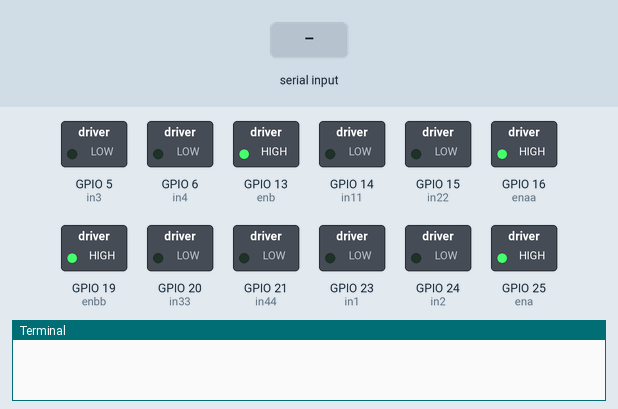
This program was run on a simulated Raspberry Pi (BCM pin numbers). Parts: switched loads named in the program (green lamp = pin HIGH), the last lines printed to the terminal. Inputs (shaded band) come from the test bench.

Above: at 1.2 s.
1.3 s: "i" typed at the terminal, then Enter
At 2.2 s:
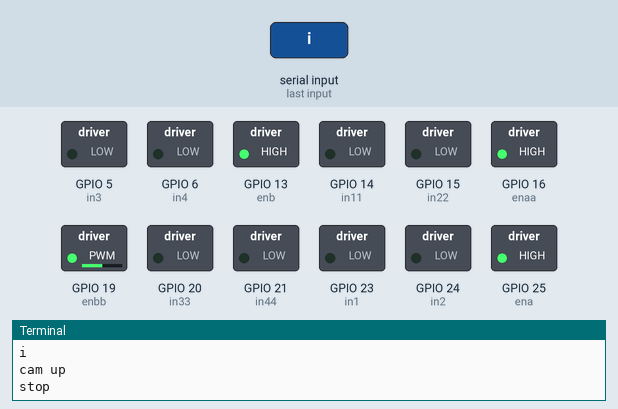
2.9 s: "w" typed at the terminal, then Enter
At 3.6 s:
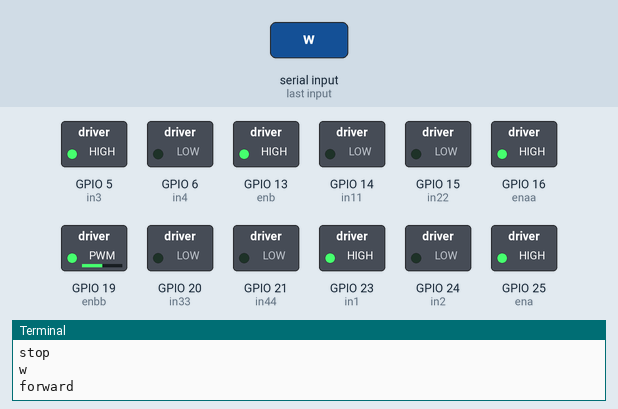
4.4 s: "s" typed at the terminal, then Enter
At 4.8 s:
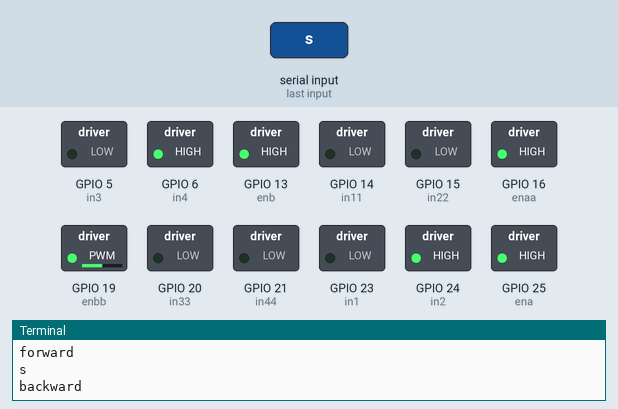
5.9 s: "a" typed at the terminal, then Enter
At 7.1 s:
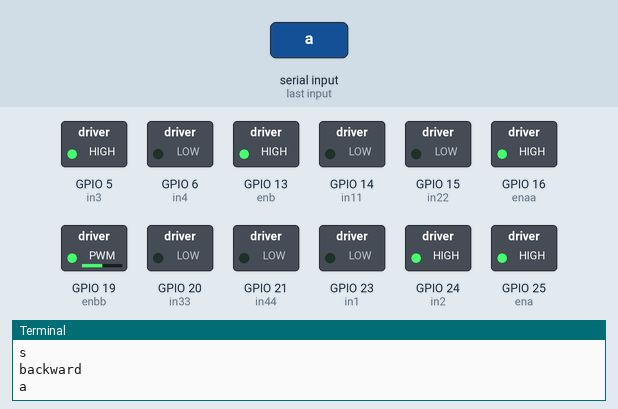
7.4 s: "d" typed at the terminal, then Enter
At 8.3 s:
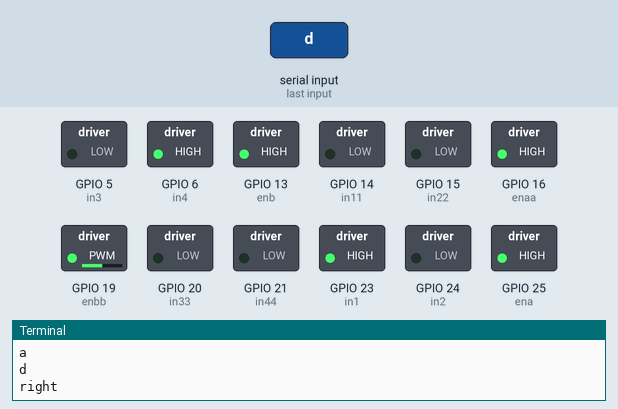
8.9 s: "2" typed at the terminal, then Enter
At 9.4 s:
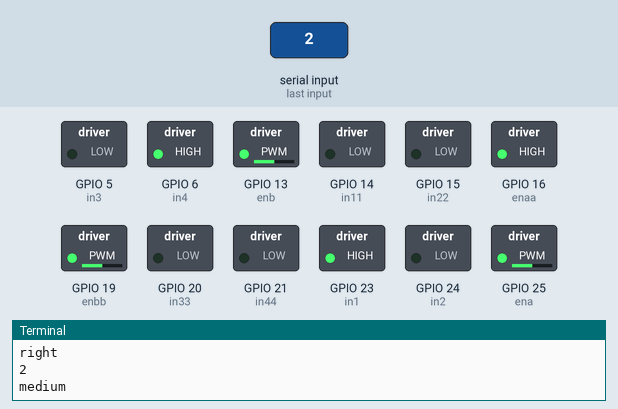
Timing chart, 0 to 11.4 s (numbered marks = the images above; inputs shaded):
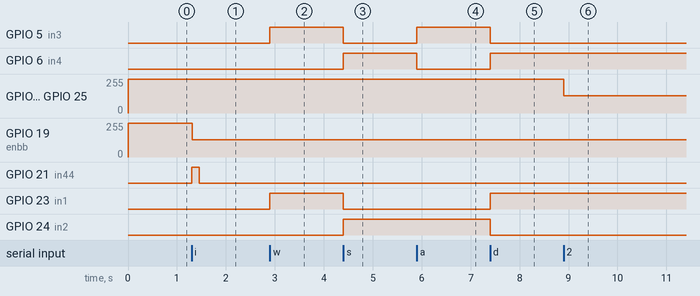

The program:

Smart_Car_Control.py
```python
import RPi.GPIO as GPIO
from time import sleep

# Variables

# Wheels

# Left Wheel
in1 = 23
in2 = 24
ena = 25

# Right Wheel
in3 = 5
in4 = 6
enb = 13

# Camera

# Left-Right
in11 = 14
in22 = 15
enaa = 16

# Up-Down
in33 = 20
in44 = 21
enbb = 19

# Setup

GPIO.setmode(GPIO.BCM)
GPIO.setup(in1,GPIO.OUT)
GPIO.setup(in2,GPIO.OUT)
GPIO.setup(in3,GPIO.OUT)
GPIO.setup(in4,GPIO.OUT)
GPIO.setup(ena,GPIO.OUT)
GPIO.setup(enb,GPIO.OUT)
GPIO.setup(in11,GPIO.OUT)
GPIO.setup(in22,GPIO.OUT)
GPIO.setup(in33,GPIO.OUT)
GPIO.setup(in44,GPIO.OUT)
GPIO.setup(enaa,GPIO.OUT)
GPIO.setup(enbb,GPIO.OUT)
GPIO.output(in1,GPIO.LOW)
GPIO.output(in2,GPIO.LOW)
GPIO.output(in3,GPIO.LOW)
GPIO.output(in4,GPIO.LOW)
GPIO.output(in11,GPIO.LOW)
GPIO.output(in22,GPIO.LOW)
GPIO.output(in33,GPIO.LOW)
GPIO.output(in44,GPIO.LOW)
p=GPIO.PWM(ena,1000)
q=GPIO.PWM(enb,1000)
pp=GPIO.PWM(enaa,1000)
qq=GPIO.PWM(enbb,1000)

# Start
p.start(100) ## Left Wheel
q.start(100) ## Right Wheel
pp.start(100) ##LR
qq.start(100) ##UD

# Functions

# Stop
def stop():
    GPIO.output(in1,GPIO.LOW)
    GPIO.output(in2,GPIO.LOW)
    GPIO.output(in3,GPIO.LOW)
    GPIO.output(in4,GPIO.LOW)
    GPIO.output(in11,GPIO.LOW)
    GPIO.output(in22,GPIO.LOW)
    GPIO.output(in33,GPIO.LOW)
    GPIO.output(in44,GPIO.LOW)
    print("stop")

# Speeds (Only used for wheels)

def low():
    p.ChangeDutyCycle(25)
    q.ChangeDutyCycle(25)
    print('low')

def medium():
    p.ChangeDutyCycle(50)
    q.ChangeDutyCycle(50)
    print('medium')

def high():
    p.ChangeDutyCycle(75)
    q.ChangeDutyCycle(75)
    print('high')

def maximum():
    p.ChangeDutyCycle(100)
    q.ChangeDutyCycle(100)
    print('max')

# Wheels

def forward():
    GPIO.output(in1,GPIO.HIGH)
    GPIO.output(in2,GPIO.LOW)
    GPIO.output(in3,GPIO.HIGH)
    GPIO.output(in4,GPIO.LOW)
    print("forward")

def backward():
    GPIO.output(in1,GPIO.LOW)
    GPIO.output(in2,GPIO.HIGH)
    GPIO.output(in3,GPIO.LOW)
    GPIO.output(in4,GPIO.HIGH)
    print("backward")

def turn_right():
    GPIO.output(in1,GPIO.HIGH)
    GPIO.output(in2,GPIO.LOW)
    GPIO.output(in3,GPIO.LOW)
    GPIO.output(in4,GPIO.HIGH)
    print('right')

def turn_left():
    GPIO.output(in1,GPIO.LOW)
    GPIO.output(in2,GPIO.HIGH)
    GPIO.output(in3,GPIO.HIGH)
    GPIO.output(in4,GPIO.LOW)

# Camera

def cam_left():
    GPIO.output(in11,GPIO.HIGH)
    GPIO.output(in22,GPIO.LOW)
    print('cam left')

def cam_right():
    GPIO.output(in11,GPIO.LOW)
    GPIO.output(in22,GPIO.HIGH)
    print('cam right')

def cam_up():
    GPIO.output(in33,GPIO.LOW)
    GPIO.output(in44,GPIO.HIGH)
    print('cam up')

def cam_down():
    GPIO.output(in33,GPIO.HIGH)
    GPIO.output(in44,GPIO.LOW)
    print('cam down')

# Keyboard control

while True:

    x = input()

    if x=='w':
        forward()

    elif x=='s':
        backward()

    elif x=='a':
        turn_left()

    elif x=='d':
        turn_right()

    elif x=='q':
        stop()

    elif x=='1':
        low()

    elif x=='2':
        medium()

    elif x=='3':
        high()

    elif x=='4':
        maximum()

    elif x=='i':
        qq.ChangeDutyCycle(100)
        cam_up()
        sleep(.0075)
##        qq.ChangeDutyCycle(75)
##        sleep(.075)
        qq.ChangeDutyCycle(50)
        sleep(.15)
        stop()

    elif x=='k':
        qq.ChangeDutyCycle(100)
        cam_down()
        sleep(.2)
        qq.ChangeDutyCycle(75)
        sleep(.125)
        qq.ChangeDutyCycle(50)
        sleep(.125)
        stop()

    elif x=='j':
        cam_left()

    elif x=='l':
        cam_right()

    elif x=='e':
        GPIO.cleanup()
        print("GPIO Clean up")
        break

    else:
        print("<<<  wrong data  >>>")
        print("please enter the defined data to continue.....")
```

Measured:
- after the input at 1.3 s, GPIO 19 (enbb): 255/255 → 128/255 at once; GPIO 21 (in44): LOW → HIGH at once, → LOW 0.16 s later
- after the input at 2.9 s, GPIO 5 (in3), GPIO 23 (in1): LOW → HIGH at once
- after the input at 4.4 s, GPIO 5 (in3), GPIO 23 (in1): HIGH → LOW at once; GPIO 6 (in4), GPIO 24 (in2): LOW → HIGH at once
- after the input at 5.9 s, GPIO 5 (in3): LOW → HIGH at once; GPIO 6 (in4): HIGH → LOW at once
- after the input at 7.4 s, GPIO 5 (in3), GPIO 24 (in2): HIGH → LOW at once; GPIO 6 (in4), GPIO 23 (in1): LOW → HIGH at once
- after the input at 8.9 s, GPIO 13 (enb), GPIO 25 (ena): 255/255 → 128/255 at once
